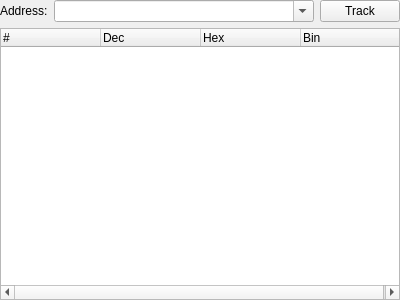
<?xml version="1.0" encoding="UTF-8"?>
<ui version="4.0">
 <class>Memory</class>
 <widget class="QDockWidget" name="Memory">
  <property name="geometry">
   <rect>
    <x>0</x>
    <y>0</y>
    <width>400</width>
    <height>300</height>
   </rect>
  </property>
  <property name="windowTitle">
   <string>Memory</string>
  </property>
  <widget class="QWidget" name="dockWidgetContents">
   <layout class="QGridLayout" name="gridLayout">
    <property name="margin">
     <number>0</number>
    </property>
    <item row="0" column="0">
     <layout class="QHBoxLayout" name="horizontalLayout">
      <item>
       <widget class="QLabel" name="label">
        <property name="text">
         <string>Address:</string>
        </property>
       </widget>
      </item>
      <item>
       <widget class="QComboBox" name="comboBox">
        <property name="sizePolicy">
         <sizepolicy hsizetype="Expanding" vsizetype="Fixed">
          <horstretch>0</horstretch>
          <verstretch>0</verstretch>
         </sizepolicy>
        </property>
        <property name="editable">
         <bool>true</bool>
        </property>
        <property name="insertPolicy">
         <enum>QComboBox::NoInsert</enum>
        </property>
       </widget>
      </item>
      <item>
       <widget class="QPushButton" name="track">
        <property name="text">
         <string>Track</string>
        </property>
       </widget>
      </item>
     </layout>
    </item>
    <item row="1" column="0">
     <widget class="QTreeWidget" name="view">
      <property name="indentation">
       <number>0</number>
      </property>
      <column>
       <property name="text">
        <string>#</string>
       </property>
      </column>
      <column>
       <property name="text">
        <string>Dec</string>
       </property>
      </column>
      <column>
       <property name="text">
        <string>Hex</string>
       </property>
      </column>
      <column>
       <property name="text">
        <string>Bin</string>
       </property>
      </column>
     </widget>
    </item>
   </layout>
  </widget>
 </widget>
 <resources/>
 <connections/>
</ui>
